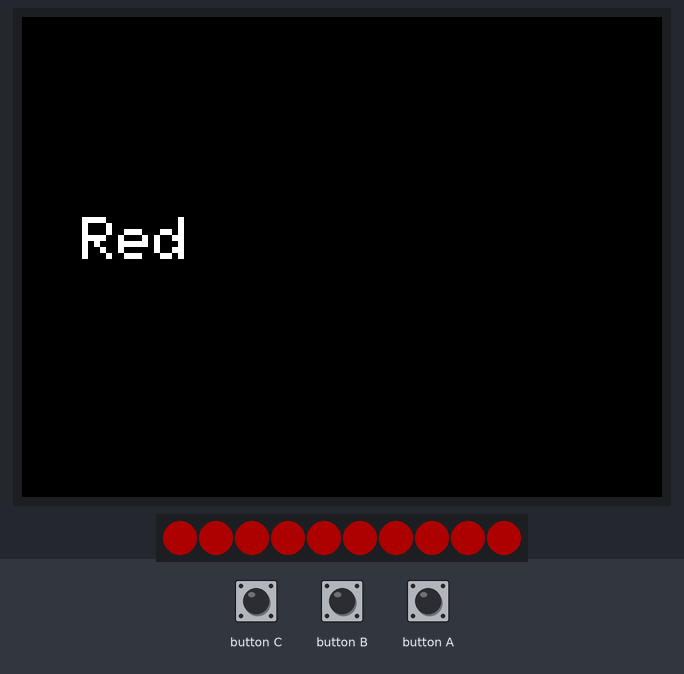
A program run on a simulated ESP32. On the bench: 320×240 colour display, 10 RGB LEDs in strip order, left to right. Inputs (shaded band) come from the test bench. Dim RGB values are drawn brighter than linear. At 7.4 s the program puts the board to deep sleep or switches it off; the recording ends there.

Above: at 1.4 s.
1.5 s: button C pressed for 0.15 s
At 1.9 s:
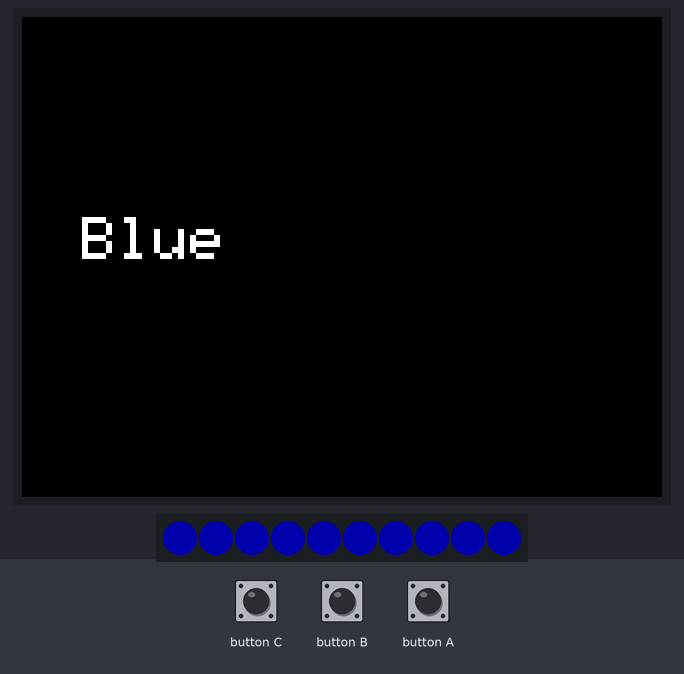
3.1 s: button B pressed for 0.15 s
At 4.3 s:
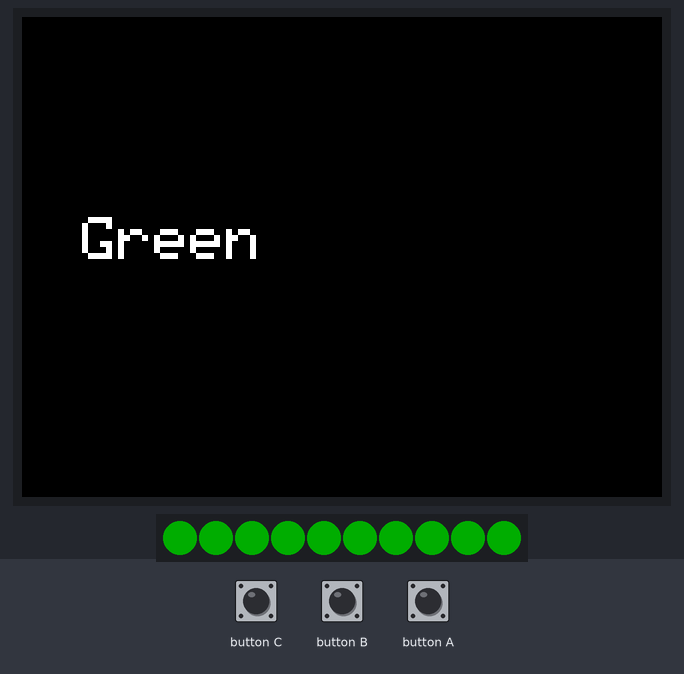
4.7 s: button A pressed for 0.15 s
At 5.6 s:
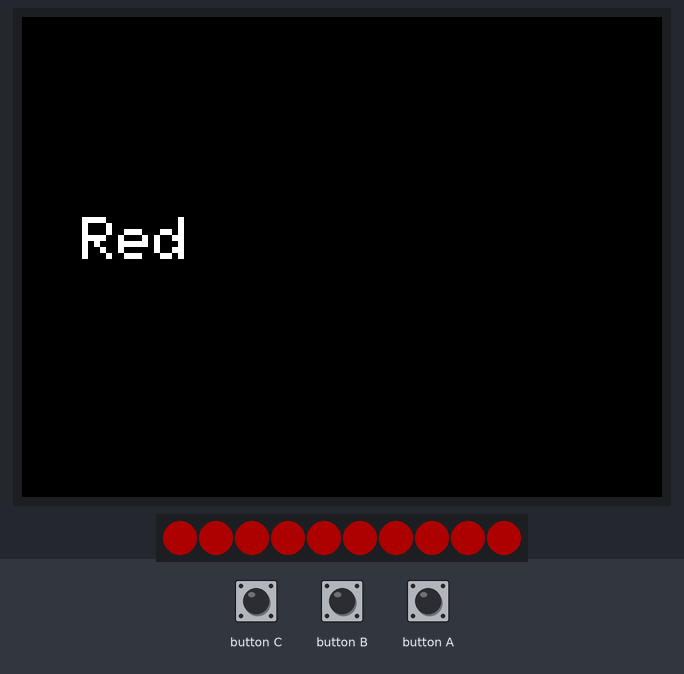
6.3 s: button C pressed for 3.2 s
At 6.9 s:
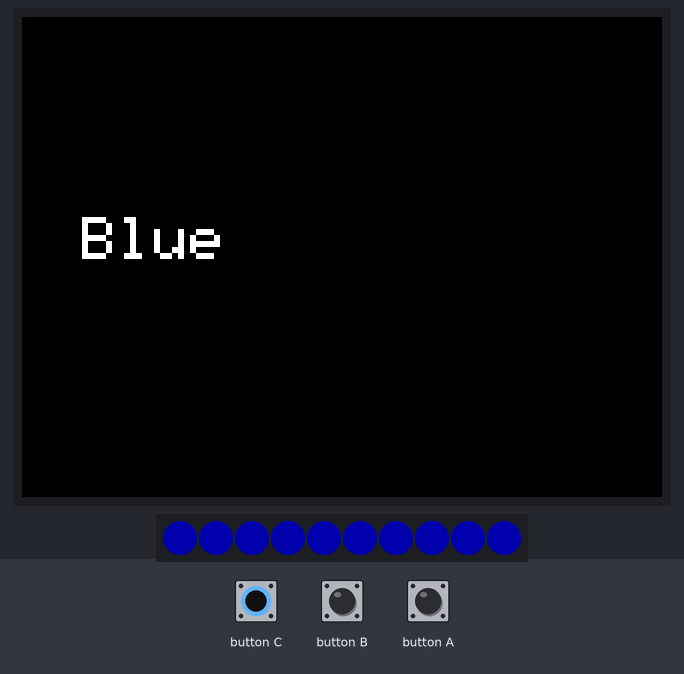
Timing chart, 0 to 7.4 s (numbered marks = the images above; inputs shaded):
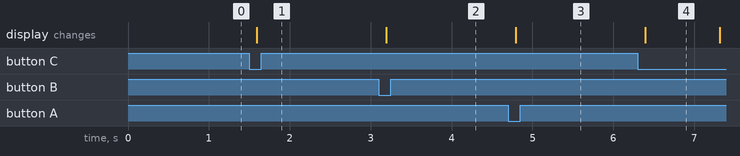

Measured:
- after the input at 1.5 s, the display: changes after 0.09 s (image 1)
- after the input at 3.1 s, the display: changes after 0.09 s (image 2)
- after the input at 4.7 s, the display: changes after 0.09 s (image 3)
- after the input at 6.3 s, the display: changes after 0.09 s (image 4)
- what the display in image 4 shows lasts 0.9 s, from 6.4 s to 7.3 s

The program:

main.cpp
```cpp
#include <Arduino.h>
#include <M5Stack.h>
#include <Adafruit_NeoPixel.h>
#include <esp_sleep.h>

#define LED_PIN 15
#define NUM_LEDS 10

Adafruit_NeoPixel strip(
  NUM_LEDS,
  LED_PIN,
  NEO_GRB + NEO_KHZ800
);

void setColor(uint8_t r, uint8_t g, uint8_t b, const char* name) {
  for (int i = 0; i < NUM_LEDS; i++) {
    strip.setPixelColor(i, strip.Color(r, g, b));
  }
  strip.show();

  M5.Lcd.fillScreen(BLACK);
  M5.Lcd.setTextSize(3);
  M5.Lcd.setTextColor(WHITE);
  M5.Lcd.setCursor(30, 100);
  M5.Lcd.print(name);
}

void goToSleep() {
    // Turn off RGB LEDs
    strip.clear();
    strip.show();

    // Turn off the LCD
    M5.Lcd.fillScreen(BLACK);
    M5.Lcd.setBrightness(0);

    // Button A (GPIO 39) wakes the ESP32
    esp_sleep_enable_ext0_wakeup(GPIO_NUM_39, 0);

    // Enter deep sleep
    esp_deep_sleep_start();
}

void setup() {
  M5.begin();
  strip.begin();
  strip.setBrightness(50);
  strip.clear();
  strip.show();

  setColor(255, 0, 0, "Red");
}

void loop() {
  M5.update();

  if(M5.BtnA.wasPressed()) {
    setColor(255, 0, 0, "Red");
  }
  if(M5.BtnB.wasPressed()) {
    setColor(0, 255, 0, "Green");
  }
  if(M5.BtnC.wasPressed()) {
    setColor(0, 0, 255, "Blue");
  }
  if(M5.BtnC.pressedFor(1000)) {
    goToSleep();
  }
  delay(20);
}
```
